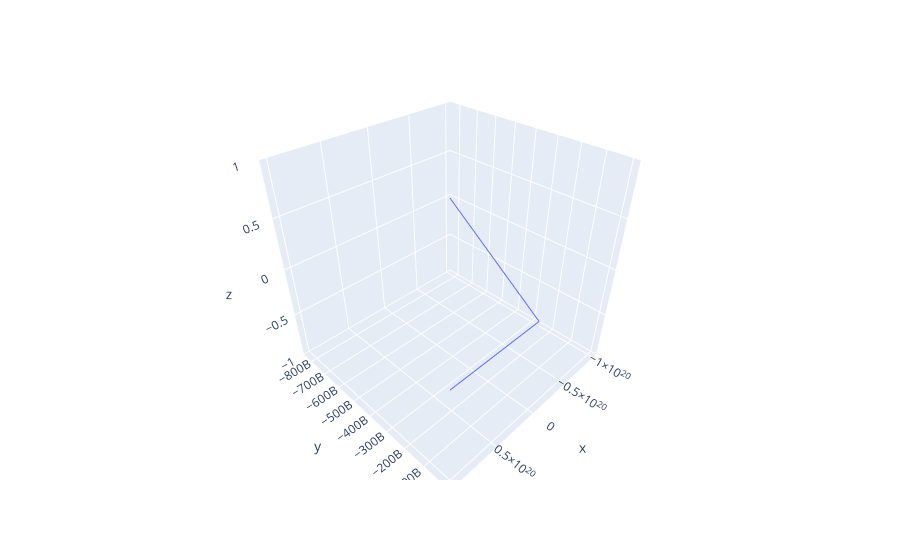

The notebook cell saved with this chart:
### Code cell
plot_3dtraj(rin, vin, k, filepath='test.html')
